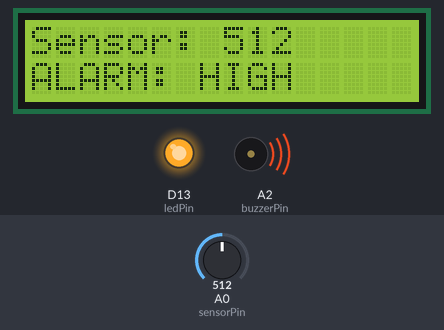
This sketch was run on a simulated STM32 Nucleo. Shown: 16×2 character LCD, output pins drawn as LEDs (lit = HIGH), buzzer (waves = sounding, pin HIGH). Inputs (shaded band) come from the test bench; at power-on: A0 (sensorPin) = 512. What the sketch prints to the serial monitor is not drawn.

Above: at 2.7 s.
2.8 s: A0 (sensorPin) set to 306
At 4.0 s:
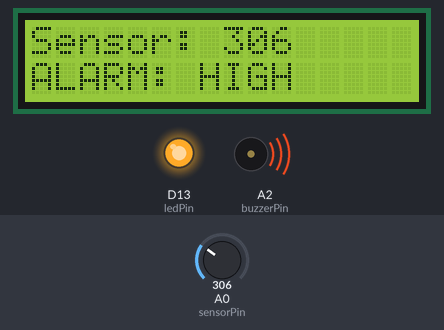
4.4 s: A0 (sensorPin) set to 290
At 5.7 s:
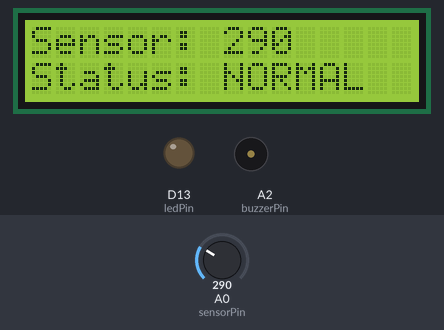
6.0 s: A0 (sensorPin) set to 310
At 7.7 s:
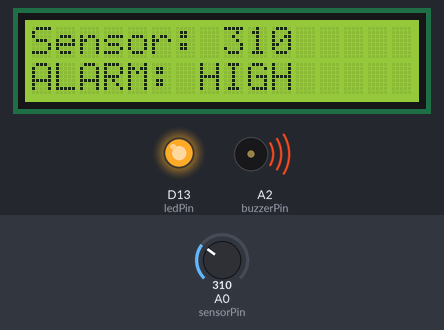
Timing chart, 0 to 9.2 s (numbered marks = the images above; inputs shaded):
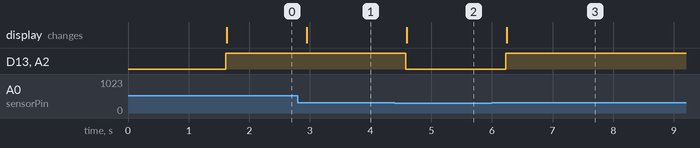

The sketch:

sketch.ino
```cpp
#include <Wire.h>
#include <LiquidCrystal_I2C.h>

LiquidCrystal_I2C lcd(0x27, 16, 2);

const int sensorPin = PA0;
const int ledPin = PA5;
const int buzzerPin = PA4;
const int threshold = 300;

void setup() {
  Serial.begin(115200);

  Wire.begin();
  lcd.begin(16, 2);
  lcd.backlight();

  pinMode(ledPin, OUTPUT);
  pinMode(buzzerPin, OUTPUT);

  digitalWrite(ledPin, LOW);
  digitalWrite(buzzerPin, LOW);

  lcd.setCursor(0, 0);
  lcd.print("Sensor Monitor");
  lcd.setCursor(0, 1);
  lcd.print("Initializing...");
  delay(1500);
  lcd.clear();
}

void loop() {
  int sensorValue = analogRead(sensorPin);

  lcd.setCursor(0, 0);
  lcd.print("Sensor: ");
  lcd.print(sensorValue);
  lcd.print("    ");

  Serial.print("Sensor Value: ");
  Serial.println(sensorValue);

  if (sensorValue >= threshold) {
    digitalWrite(ledPin, HIGH);
    digitalWrite(buzzerPin, HIGH);

    lcd.setCursor(0, 1);
    lcd.print("ALARM: HIGH     ");
  } else {
    digitalWrite(ledPin, LOW);
    digitalWrite(buzzerPin, LOW);

    lcd.setCursor(0, 1);
    lcd.print("Status: NORMAL  ");
  }

  delay(300);
}
```

Measured:
- the behaviour switches between 300 and 299 on A0 (sensorPin) (found by bisection; images 1 and 2)
- after the input at 2.8 s, the display: changes after 0.14 s (image 1)
- after the input at 4.4 s, D13 (ledPin), A2 (buzzerPin): HIGH → LOW after 0.18 s; the display: changes after 0.19 s (image 2)
- after the input at 6.0 s, D13 (ledPin), A2 (buzzerPin): LOW → HIGH after 0.23 s; the display: changes after 0.24 s (image 3)
